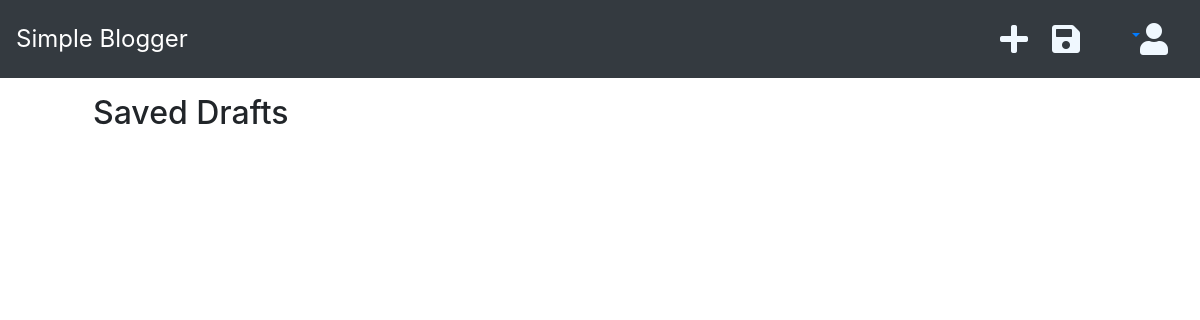
/drafts/ (signed in), run on an earlier commit of the app's database.
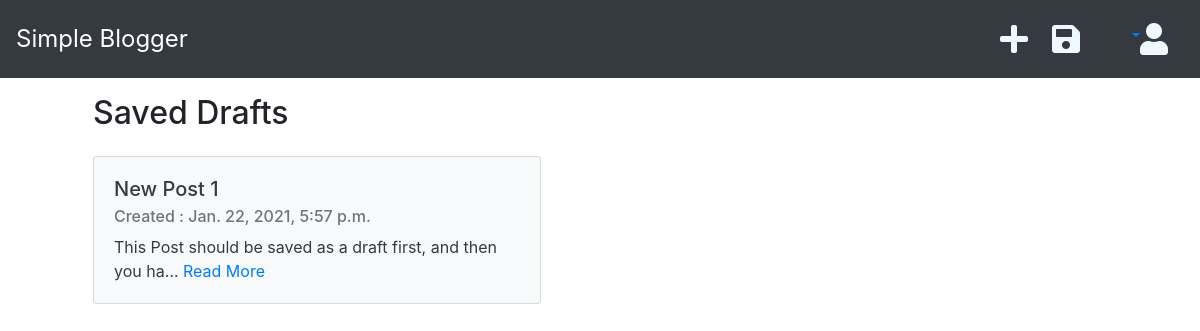
And on a later commit of the database.
### blog/models.py (models this page shows, shortened)
class Post(models.Model):
    author          = models.ForeignKey('auth.User', on_delete=models.CASCADE)
    title           = models.CharField(max_length=150)
    text            = models.TextField()
    created_date    = models.DateTimeField(default=timezone.now)
    published_date  = models.DateTimeField(blank=True, null=True)

### blog/views.py (the view)
# urls.py: path('drafts/', post_draft_list, name='post_draft_list'),
@login_required
def post_draft_list(request):
    posts = Post.objects.filter(published_date__isnull=True).order_by('-created_date')
    stuff_for_frontend = {'posts': posts}
    return render(request, 'blog/post_draft_list.html', stuff_for_frontend)

### blog/templates/blog/post_draft_list.html (shortened to what this page needs)
{% extends 'index.html' %}
{% block content %}
<div class="container">
    <div class="page-header">
        <h2 class="ml-5 mt-3 mb-4">Saved Drafts</h2>
    </div>
    <div class="d-flex flex-wrap">
        {% for post in posts%}
            <div class="card text-dark bg-light mb-5 ml-5" style="width: 28rem;">
                <div class="card-body">
                    <h5 class="card-title">{{post.title}}</h5>
                    <h6 class="card-subtitle mb-2 text-muted">Created : {{post.created_date}}</h6>
                    <p class="card-text">{{post.text|linebreaksbr|truncatechars:60}} <a href="{% url 'post_detail' pk=post.pk %}" class="card-link">Read More</a></p>
                </div>
            </div>
        {% endfor %}
    </div>
</div>
{% endblock %}

What changed in the data, as far as the page shows it:
added Post: title "New Post 1", created_date "Jan. 22, 2021, 5:57 p.m.", text "This Post should be saved as a draft first, and then you ha…"
